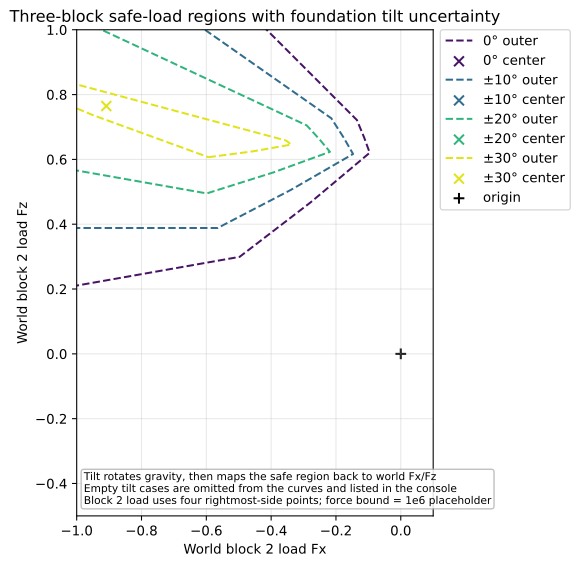

Recreate this plot in Python.
"""Compare three-block safe-load regions under foundation tilt uncertainty."""

import math
from pathlib import Path

import matplotlib.pyplot as plt
from compas.datastructures import Mesh
from compas.geometry import Point
from compas.geometry import Translation
from compas_assembly.datastructures import Block

from compas_cra.algorithms import assembly_interfaces_numpy
from compas_cra.datastructures import CRA_Assembly
from compas_cra.equilibrium import plot_rbe_robust_results
from compas_cra.equilibrium import rbe_uncertainty_disturb_support_dual

MU = 0.8
DENSITY = 1.0
NUM_DIRECTIONS = 144
APPLICATION_FORCE_BOUND = 1e6
TILT_DEGREES = (0.0, 10.0, 20.0, 30.0, 40.0, 50.0, 60.0)
SINGLE_TILT_DEGREES = tuple(range(-60, 61, 10))
TILT_ANGLE_COUNT = 10
VIEW_XLIM = (-1.0, 0.1)
VIEW_YLIM = (-0.5, 1.0)
OUTPUT_SVG = Path(__file__).with_suffix(".svg")
SINGLE_ANGLE_OUTPUT_SVG = OUTPUT_SVG.with_name("{}_single_angles.svg".format(OUTPUT_SVG.stem))
DEGREE = "\N{DEGREE SIGN}"
PLUS_MINUS = "\N{PLUS-MINUS SIGN}"
EMPTY_SAFE_SET_TEXT = "safe load set is empty"


def sampled_colormap_colors(name, count):
    """Return distinct colors sampled across a Matplotlib colormap."""
    if count <= 0:
        return []
    colormap = plt.get_cmap(name)
    if count == 1:
        return [colormap(0.5)]
    return [colormap(0.05 + 0.90 * index / (count - 1)) for index in range(count)]


class Arch(object):
    """Create the three-block geometry used for the robust RBE comparison."""

    def __init__(self, b0_width, b1_height, b1_base, b2_base, b2_top, alpha, beta, gamma, thickness):
        super().__init__()
        self.b0_width = b0_width
        self.b1_height = b1_height
        self.b1_base = b1_base
        self.b2_base = b2_base
        self.b2_top = b2_top
        self.alpha = alpha
        self.beta = beta
        self.gamma = gamma
        self.thickness = thickness

    def assembly(self):
        """Create the assembly with block 0 fixed."""
        assembly = CRA_Assembly()
        for mesh in self.blocks():
            assembly.add_block(mesh.copy(cls=Block))
        assembly.graph.node_attribute(0, "is_support", True)
        return assembly

    def blocks(self):
        """Create the three block meshes."""
        blocks = []
        faces = [
            [0, 1, 2, 3],
            [7, 6, 5, 4],
            [3, 7, 4, 0],
            [6, 2, 1, 5],
            [7, 3, 2, 6],
            [5, 1, 0, 4],
        ]
        translation = Translation.from_vector([0, self.thickness, 0])

        b0_1 = Point(0, 0, 0)
        b0_2 = Point(-self.b1_height * math.tan(self.alpha - math.pi / 2), 0, self.b1_height)
        b0_0 = Point(
            self.b0_width * math.cos(self.alpha + math.pi / 2),
            0,
            self.b0_width * math.sin(self.alpha + math.pi / 2),
        )
        b0_3 = Point((b0_0 + b0_2 - b0_1).x, (b0_0 + b0_2 - b0_1).y, (b0_0 + b0_2 - b0_1).z)
        b0_front = [b0_0, b0_1, b0_2, b0_3]
        b0_back = [vertex.transformed(translation) for vertex in b0_front]
        blocks.append(Mesh.from_vertices_and_faces(b0_front + b0_back, faces))

        b1_0 = b0_1
        b1_3 = b0_2
        b1_1 = Point(self.b1_base, 0, 0)
        b1_2 = Point(
            self.b1_base + self.b1_height * math.tan(self.beta - math.pi / 2),
            0,
            self.b1_height,
        )
        b1_front = [b1_0, b1_1, b1_2, b1_3]
        b1_back = [vertex.transformed(translation) for vertex in b1_front]
        blocks.append(Mesh.from_vertices_and_faces(b1_front + b1_back, faces))

        b2_0 = b1_1
        b2_3 = b1_2
        b2_1 = Point(
            self.b1_base + self.b2_base * math.cos(math.pi - self.beta - self.gamma),
            0,
            self.b2_base * math.sin(math.pi - self.beta - self.gamma),
        )
        b2_direction = (b2_1 - b2_0).unitized()
        b2_2 = Point(
            (b2_direction * self.b2_top + b2_3).x,
            (b2_direction * self.b2_top + b2_3).y,
            (b2_direction * self.b2_top + b2_3).z,
        )
        b2_front = [b2_0, b2_1, b2_2, b2_3]
        b2_back = [vertex.transformed(translation) for vertex in b2_front]
        blocks.append(Mesh.from_vertices_and_faces(b2_front + b2_back, faces))

        return blocks


def point_coordinates(point):
    """Return point coordinates as a plain list."""
    if hasattr(point, "x") and hasattr(point, "y") and hasattr(point, "z"):
        return [point.x, point.y, point.z]
    return list(point)


def rightmost_side_vertices(block):
    """Return the four vertices of the block face with maximum x-coordinate."""
    face_coordinates = []
    for face in block.faces():
        coordinates = [point_coordinates(block.vertex_coordinates(vertex)) for vertex in block.face_vertices(face)]
        face_coordinates.append(coordinates)
    return max(face_coordinates, key=lambda coordinates: sum(point[0] for point in coordinates) / len(coordinates))


def tilt_label(degrees):
    """Return a compact label for one symmetric tilt interval."""
    if degrees == 0.0:
        return "0{}".format(DEGREE)
    value = "{:.1f}".format(degrees).rstrip("0").rstrip(".")
    return "{}{}{}".format(PLUS_MINUS, value, DEGREE)


def single_tilt_label(degrees):
    """Return a compact label for one deterministic tilt angle."""
    value = "{:+.0f}".format(degrees)
    if value == "+0":
        value = "0"
    return "{}{}".format(value, DEGREE)


def report_result(degrees, scenario_count, result):
    """Print a compact tilt-analysis summary."""
    bounded_directions = result.statuses.count("optimal")
    print(
        "{:<7} | scenarios={} | bounded={} | center={} | bounded_dirs={}/{} | outer_polygon_empty={}".format(
            tilt_label(degrees),
            scenario_count,
            result.is_bounded,
            result.feasible_center,
            bounded_directions,
            len(result.directions),
            not bool(result.outer_polygon),
        )
    )


def report_empty_result(degrees, scenario_count, error):
    """Print a compact empty-set summary for one interval tilt case."""
    print("{:<7} | scenarios={} | empty safe-load set ({})".format(tilt_label(degrees), scenario_count, error))


def report_single_angle_result(degrees, result):
    """Print a compact deterministic tilt-analysis summary."""
    bounded_directions = result.statuses.count("optimal")
    print(
        "{:<5} | bounded={} | center={} | bounded_dirs={}/{} | outer_polygon_empty={}".format(
            single_tilt_label(degrees),
            result.is_bounded,
            result.feasible_center,
            bounded_directions,
            len(result.directions),
            not bool(result.outer_polygon),
        )
    )


def report_empty_single_angle_result(degrees, error):
    """Print a compact empty-set summary for one deterministic tilt case."""
    print("{:<5} | empty safe-load set ({})".format(single_tilt_label(degrees), error))


def is_empty_safe_set_error(error):
    """Return whether a solver error is the expected empty-safe-set signal."""
    return EMPTY_SAFE_SET_TEXT in str(error)


def build_assembly():
    """Build the example-18 three-block assembly."""
    geometry = Arch(
        b0_width=0.5,
        b1_height=0.5,
        b1_base=0.5,
        b2_base=0.6,
        b2_top=0.9,
        alpha=math.pi / 2,
        beta=2 * math.pi / 3,
        gamma=2 * math.pi / 3,
        thickness=1,
    )
    assembly = geometry.assembly()
    assembly_interfaces_numpy(assembly)
    return assembly


def common_solver_options(assembly):
    """Return solver options shared by interval and single-angle tilt cases."""
    block_2 = assembly.graph.node_attribute(2, "block")
    return {
        "mu": MU,
        "density": DENSITY,
        "load_application_points": {2: rightmost_side_vertices(block_2)},
        "application_force_bound": APPLICATION_FORCE_BOUND,
        "num_directions": NUM_DIRECTIONS,
    }


def solve_tilt_cases(assembly):
    """Solve baseline and tilt-robust block-2 safe-load regions."""
    load_dofs = [(2, "fx"), (2, "fz")]
    common_options = common_solver_options(assembly)

    print("hidden hand-force component bound: {:.6g} (placeholder)".format(APPLICATION_FORCE_BOUND))
    print("foundation tilt keeps structural matrices fixed and reports loads in world Fx/Fz")
    print("symmetric interval tilt cases")
    print("case    | tilt scenario summary")

    results = []
    labels = []
    for degrees in TILT_DEGREES:
        if degrees == 0.0:
            scenario_count = 1
            try:
                result = rbe_uncertainty_disturb_support_dual(assembly, load_dofs, **common_options)
            except ValueError as error:
                if not is_empty_safe_set_error(error):
                    raise
                report_empty_result(degrees, scenario_count, error)
                continue
        else:
            angle = math.radians(degrees)
            scenario_count = TILT_ANGLE_COUNT
            try:
                result = rbe_uncertainty_disturb_support_dual(
                    assembly,
                    load_dofs,
                    tilt_angle_bounds=(-angle, angle),
                    tilt_angle_count=TILT_ANGLE_COUNT,
                    **common_options,
                )
            except ValueError as error:
                if not is_empty_safe_set_error(error):
                    raise
                report_empty_result(degrees, scenario_count, error)
                continue
        report_result(degrees, scenario_count, result)
        results.append(result)
        labels.append(tilt_label(degrees))
    return results, labels


def solve_single_angle_cases(assembly):
    """Solve deterministic block-2 safe-load regions for exact tilt angles."""
    load_dofs = [(2, "fx"), (2, "fz")]
    common_options = common_solver_options(assembly)

    print("")
    print("deterministic single-angle tilt cases")
    print("case  | safe-load summary")

    results = []
    labels = []
    for degrees in SINGLE_TILT_DEGREES:
        angle = math.radians(degrees)
        try:
            result = rbe_uncertainty_disturb_support_dual(
                assembly,
                load_dofs,
                tilt_angles=[angle],
                **common_options,
            )
        except ValueError as error:
            if not is_empty_safe_set_error(error):
                raise
            report_empty_single_angle_result(degrees, error)
            continue
        report_single_angle_result(degrees, result)
        results.append(result)
        labels.append(single_tilt_label(degrees))
    return results, labels


def render_results(results, labels):
    """Render the three-block tilt comparison plot."""
    plt.rcParams["svg.fonttype"] = "none"
    figure, axes = plot_rbe_robust_results(
        results,
        labels=labels,
        colors=sampled_colormap_colors("viridis", len(results)),
        show_points=False,
        show_center=True,
        xlim=VIEW_XLIM,
        ylim=VIEW_YLIM,
    )
    figure.set_size_inches(10, 6)
    axes.set_xlabel("World block 2 load Fx")
    axes.set_ylabel("World block 2 load Fz")
    axes.set_title("Three-block safe-load regions with foundation tilt uncertainty")
    axes.text(
        0.02,
        0.02,
        "Tilt rotates gravity, then maps the safe region back to world Fx/Fz\n"
        "Empty tilt cases are omitted from the curves and listed in the console\n"
        "Block 2 load uses four rightmost-side points; force bound = 1e6 placeholder",
        transform=axes.transAxes,
        fontsize=8,
        va="bottom",
        bbox={"boxstyle": "round,pad=0.25", "facecolor": "white", "edgecolor": "0.7", "alpha": 0.85},
    )
    axes.legend(loc="upper left", bbox_to_anchor=(1.02, 1.0), borderaxespad=0)
    figure.tight_layout()
    return figure


def render_single_angle_results(results, labels):
    """Render the deterministic single-angle tilt comparison plot."""
    plt.rcParams["svg.fonttype"] = "none"
    figure, axes = plot_rbe_robust_results(
        results,
        labels=labels,
        colors=sampled_colormap_colors("turbo", len(results)),
        show_points=False,
        show_center=True,
        xlim=VIEW_XLIM,
        ylim=VIEW_YLIM,
    )
    figure.set_size_inches(11, 6)
    axes.set_xlabel("World block 2 load Fx")
    axes.set_ylabel("World block 2 load Fz")
    axes.set_title("Three-block safe-load regions for deterministic single tilt angles")
    axes.text(
        0.02,
        0.02,
        "Each curve uses one exact tilt and is reported in world Fx/Fz\n"
        "Empty tilt cases are omitted from the curves and listed in the console\n"
        "Block 2 load uses four rightmost-side points; force bound = 1e6 placeholder",
        transform=axes.transAxes,
        fontsize=8,
        va="bottom",
        bbox={"boxstyle": "round,pad=0.25", "facecolor": "white", "edgecolor": "0.7", "alpha": 0.85},
    )
    axes.legend(loc="upper left", bbox_to_anchor=(1.02, 1.0), borderaxespad=0, fontsize=8)
    figure.tight_layout()
    return figure


def save_svg(figure, path):
    """Save one Matplotlib figure as SVG and report the path."""
    figure.savefig(path, format="svg", bbox_inches="tight")
    print("saved SVG: {}".format(path))


if __name__ == "__main__":
    assembly = build_assembly()
    results, labels = solve_tilt_cases(assembly)
    figure = render_results(results, labels)
    save_svg(figure, OUTPUT_SVG)
    single_results, single_labels = solve_single_angle_cases(assembly)
    single_figure = render_single_angle_results(single_results, single_labels)
    save_svg(single_figure, SINGLE_ANGLE_OUTPUT_SVG)

    if plt.get_backend().lower() != "agg":
        plt.show()
    else:
        plt.close(figure)
        plt.close(single_figure)
